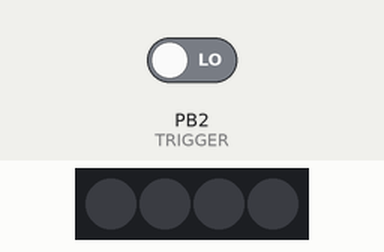
Recording of a sketch running on a simulated ATtiny85, built with avr-gcc and run on an emulated ATtiny85. On the bench: 4 RGB LEDs in strip order, left to right. The test bench sets the inputs (shaded band); at power-on: PB2 (TRIGGER) LOW.

Above: at 1.2 s.
1.3 s: PB2 (TRIGGER) driven HIGH
At 1.5 s:
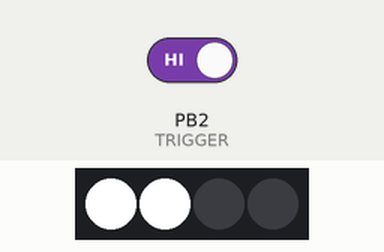
At 8.85 s:
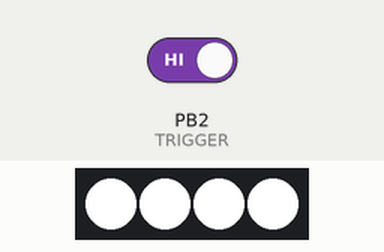
Timing chart, 0 to 12.2 s (numbered marks = the images above; inputs shaded):
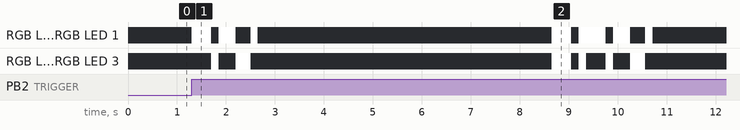

The sketch:

StormBrella.ino.ino
```cpp
#include <Adafruit_NeoPixel.h>
#ifdef __AVR__
  #include <avr/power.h>
#endif

#define LEDPIN 0
#define TRIGGER 2

// Parameter 1 = number of pixels in strip
// Parameter 2 = Arduino pin number (most are valid)
// Parameter 3 = pixel type flags, add together as needed:
//   NEO_KHZ800  800 KHz bitstream (most NeoPixel products w/WS2812 LEDs)
//   NEO_KHZ400  400 KHz (classic 'v1' (not v2) FLORA pixels, WS2811 drivers)
//   NEO_GRB     Pixels are wired for GRB bitstream (most NeoPixel products)
//   NEO_RGB     Pixels are wired for RGB bitstream (v1 FLORA pixels, not v2)
//   NEO_RGBW    Pixels are wired for RGBW bitstream (NeoPixel RGBW products)
Adafruit_NeoPixel strip = Adafruit_NeoPixel(4, LEDPIN, NEO_GRB + NEO_KHZ800);

int buttonState = 0;


// IMPORTANT: To reduce NeoPixel burnout risk, add 1000 uF capacitor across
// pixel power leads, add 300 - 500 Ohm resistor on first pixel's data input
// and minimize distance between Arduino and first pixel.  Avoid connecting
// on a live circuit...if you must, connect GND first.

void setup() {
  // initialize the pushbutton pin as an input:
  pinMode(TRIGGER, INPUT);
  digitalWrite(TRIGGER, LOW);

  // This is for Trinket 5V 16MHz, you can remove these three lines if you are not using a Trinket
  #if defined (__AVR_ATtiny85__)
    if (F_CPU == 16000000) clock_prescale_set(clock_div_1);
  #endif
  // End of trinket special code


  strip.begin();
  strip.show();
}

void loop() {
  buttonState = digitalRead(TRIGGER);

  if (buttonState == HIGH) {
    lightningFlashLeftRight();
    delay(6000);
    lightningFlashFull();
    lightningFlashLeftRight();
    delay(7900);
    lightningFlashLeftRight();
    delay(6000);
    lightningFlashFull();
  }
}

void light (int n) {
  strip.setPixelColor(n, strip.Color(255, 255, 255));
}

void off (int n) {
  strip.setPixelColor(n, strip.Color(0, 0, 0));
}

void lightningFlashFull() {
  // first flash
  light(0);
  light(1);
  light(2);
  light(3);
  strip.show();
  delay(400);
  off(0);
  off(1);
  off(2);
  off(3);
  strip.show();
  delay(150);

  // second flash
  light(0);
  light(1);
  light(2);
  light(3);
  strip.show();
  delay(150);
  off(0);
  off(1);
  off(2);
  off(3);
  strip.show();
}

void lightningFlashLeftRight() {
  // first flash
  light(0);
  light(1);
  off(2);
  off(3);
  strip.show();
  delay(400);
  off(0);
  off(1);
  light(2);
  light(3);
  strip.show();
  delay(150);

  // second flash
  light(0);
  light(1);
  off(2);
  off(3);
  strip.show();
  delay(350);
  off(0);
  off(1);
  light(2);
  light(3);
  strip.show();
  delay(300);

  // third flash
  light(0);
  light(1);
  off(2);
  off(3);
  strip.show();
  delay(150);
  off(0);
  off(1);
  strip.show();
}
```

Measured:
- after the input at 1.3 s, RGB LED 0, RGB LED 1: off → RGB(255, 255, 255) at once, → off 0.40 s later, → RGB(255, 255, 255) 0.15 s later, → off 0.35 s later, … (14 changes in this stretch); RGB LED 2, RGB LED 3: off → RGB(255, 255, 255) after 0.40 s, → off 0.15 s later, → RGB(255, 255, 255) 0.35 s later, → off 0.30 s later, … (12 changes in this stretch)
